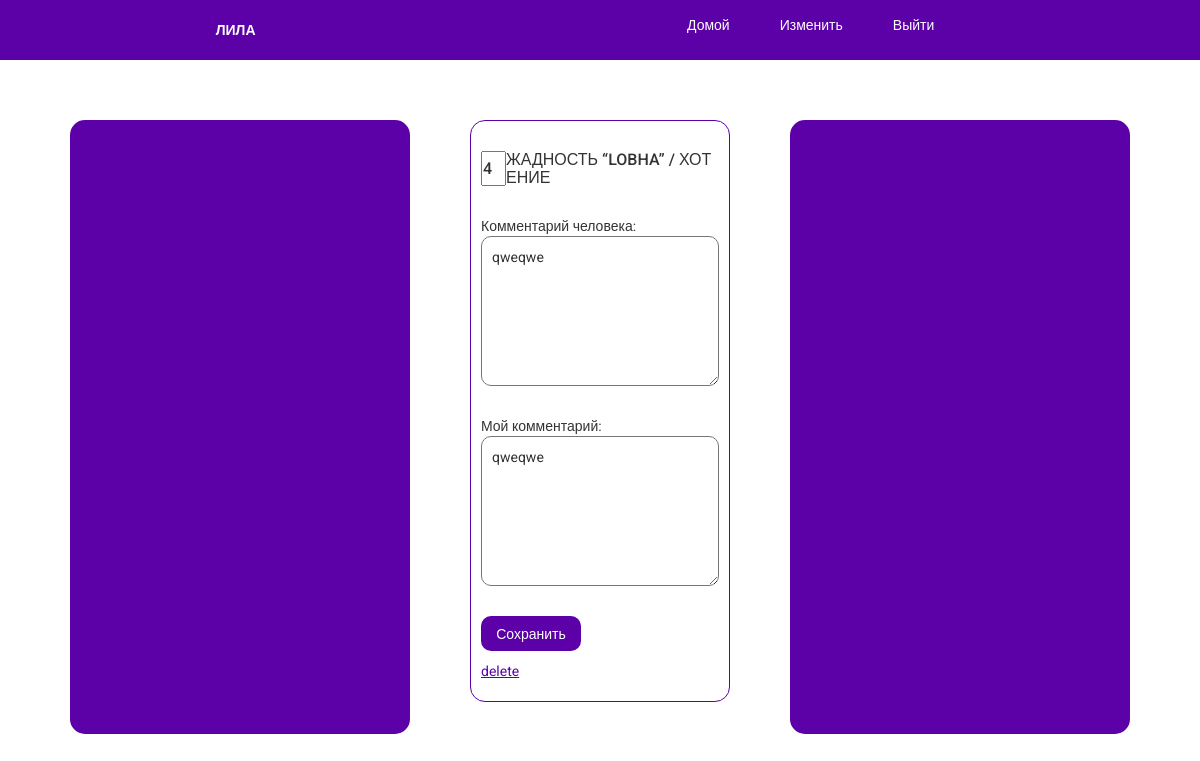
/game/216, run on the app's committed database.
### project/models.py (models this page shows, shortened)
class Game(db.Model):
    id = db.Column(db.Integer, primary_key=True)
    user_comment = db.Column(db.String(250))
    personal_comment = db.Column(db.String(250))
    cell_id = db.Column(db.Integer, db.ForeignKey('cell.id'))
    cell = db.relationship("Cell", backref="cells")
    user_id = db.Column(db.Integer, db.ForeignKey('user.id'))
    user = db.relationship("User", backref="users")

class Cell(db.Model):
    id = db.Column(db.Integer, primary_key=True)
    title = db.Column(db.String(250))
    description = db.Column(db.String(250))
    cell = db.relationship('Game', backref='Game.cell_id', primaryjoin='Cell.id==Game.cell_id', lazy='dynamic')
    type_id = db.Column(db.Integer, db.ForeignKey('type.id'))
    type = db.relationship("Type", backref="cells")

### project/routes.py (the view)
@app.route('/game/<id>', methods=['GET', 'POST'])
def edit_game(id):
    change_game_form = ChangeGameForm()
    game = Game.query.filter_by(id=id).first()
    if change_game_form.is_submitted():
        game.cell_id = change_game_form.cell_id.data
        game.user_comment = change_game_form.user_comment.data.replace('\r\n', '<br>')
        game.personal_comment = change_game_form.my_comment.data.replace('\r\n', '<br>')
        db.session.commit()
        return redirect(url_for('user', id=game.user_id))
    change_game_form.my_comment.data = game.personal_comment
    change_game_form.user_comment.data = game.user_comment
    return render_template('edit_game.html', game=game, change_game_form=change_game_form)

### project/forms.py
class ChangeGameForm(FlaskForm):
    cell_id = StringField(validators=[DataRequired()])
    user_comment = TextAreaField()
    my_comment = TextAreaField()
    submit = SubmitField('Сохранить')

### project/templates/edit_game.html (shortened to what this page needs)
<link rel="stylesheet" href="/static/css/user.css">
<link rel="stylesheet" href="/static/css/_game.css">
<link href="https://stackpath.bootstrapcdn.com/bootstrap/3.4.1/css/bootstrap.min.css" rel="stylesheet">
<link href="https://cdn.jsdelivr.net/npm/summernote@0.8.18/dist/summernote.min.css" rel="stylesheet">
{% extends 'base.html' %}
{% block content %}
<div class="current_user_block">
    <aside class="user">
    </aside>
    <aside class="users_cells">
        <div class="game">
            <div class="edit" id="">
                <form action="", method="POST">
                    <h1>{{change_game_form.cell_id(class='edit_field', value = game.cell.id)}}{{game.cell.title}}</h1>
                    <p>
                        Комментарий человека:
                        {{change_game_form.user_comment(class='edit_field_area', id='summernote')}}
                    </p>
                    <p>
                        Мой комментарий:
                        {{change_game_form.my_comment(class='edit_field_area', id='summernote2')}}
                    </p>
                    <p>
                        {{change_game_form.submit(class='alt_button')}}
                        <a href="{{ url_for('delete_game', id=game.id)}}" class="link2">delete</a>
                    </p>
                </form>
            </div>
        </div>
    </aside>
    <aside class="add_game">
    </aside>
</div>
{% endblock %}

### project/static/css/user.css (style rules this page uses)
.current_user_block { display: flex; justify-content: space-around; width: 90%; margin: 0px auto; margin-top: 50px; }
aside { width: 33%; height: 70vh; border-radius: 15px; padding: 40px; margin: 10px; }
.add_game { background-color: rgb(92, 0, 167); color: white; }
.user { display: flex; flex-direction: column; justify-content: space-between; background-color: rgb(92, 0, 167); color: white; }
.users_cells { overflow-y: scroll; overflow-x: hidden; word-break: break-all; padding-top: 0px; }
.link2 { cursor: pointer; display: block; margin-top: 10px; color: rgb(92, 0, 167); text-decoration: underline; }
.alt_button { height: 35px; width: 100px; margin-right: 25px; background-color: rgb(92, 0, 167); border: 1px solid rgba(128, 128, 128, 0); border-radius: 10px; color: white; }
p { padding: 0px; }

### project/static/css/_game.css (style rules this page uses)
.game { width: 100%; border: 1px solid rgb(92, 0, 167); border-radius: 15px; margin-bottom: 15px; }
.game p, .game h1 { display: flex; flex-direction: column; padding: 10px; }
.edit h1 { display: flex; flex-direction: row; }
.edit_field { width: 25px; }
.edit_field_area { height: 150px; border-radius: 10px; padding: 10px; }
.game h1 { font-size: medium; }

### project/static/css/base.css (style rules this page uses)
* { padding: 0px; margin: 0px; font-family: 'Roboto', sans-serif; text-decoration: none; }

### data on the page
Game: cell_id "4", user_comment "qweqwe"
Cell: cell "ЖАДНОСТЬ “LOBHA” / ХОТЕНИЕ"
